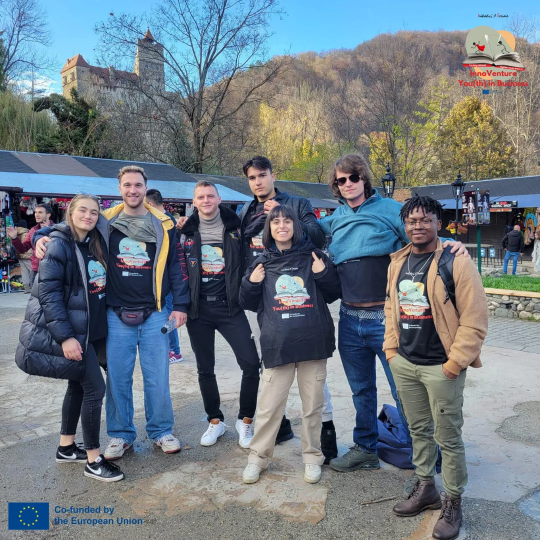
#> input picture assets/images/ais/A1.webp, 1080 x 1080 px (shown at 1/2 size); its folder holds only this picture in this run
$ python optimize-images.py
#> lines starting #> are read from the running program, lines starting #| are printed output that depends on the picture
"""
Creates small, fast WebP copies of the photos for phones and tablets.

The original files are never changed, renamed or moved. Copies are written to
assets/images/opt/ as <name>-480.webp and <name>-800.webp and are used through
`srcset` in the HTML, so the browser picks the right size automatically.

After replacing a photo in assets/images/ais/ (keep the same file name), run:
    python tools/optimize-images.py
"""
from pathlib import Path
from PIL import Image

ROOT = Path(__file__).resolve().parent.parent
SOURCES = [ROOT / "assets/images/ais", ROOT / "assets/images/banners-user"]
OUT = ROOT / "assets/images/opt"
WIDTHS = (480, 800)

OUT.mkdir(parents=True, exist_ok=True)
for folder in SOURCES:
    for src in sorted(folder.iterdir()):
        if src.suffix.lower() not in (".webp", ".jpg", ".jpeg", ".png") or src.name.startswith("logo"):
            continue
        with Image.open(src) as im:
#> im is the input picture: PIL image 1080x1080 RGB; mean R, G, B 110.7, 121.7, 130.4
            im = im.convert("RGB")
            for w in WIDTHS:
                if im.width <= w:
                    continue
                h = round(im.height * w / im.width)
                dst = OUT / f"{src.stem}-{w}.webp"
                im.resize((w, h), Image.LANCZOS).save(dst, "WEBP", quality=78, method=6)
                print(f"{dst.relative_to(ROOT)}  {dst.stat().st_size // 1024} KB")
#> this loop made 2 passes
#> pass 1, `im.resize((w, h), Image.LANCZOS).save(dst, "WEBP", quality=78, method=6)`:
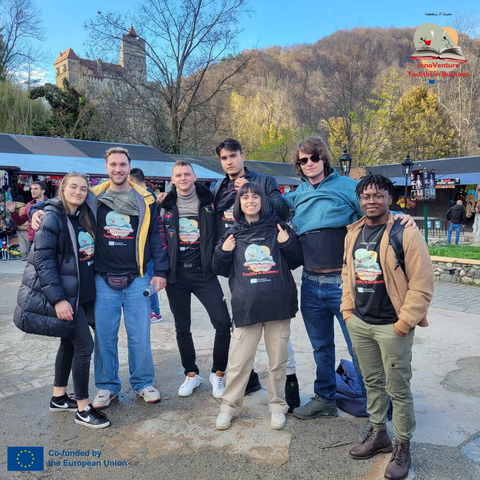
#> saved as A1-480.webp: PIL image 480x480 RGB; mean R, G, B 110.7, 121.7, 130.4
#> pass 2, `im.resize((w, h), Image.LANCZOS).save(dst, "WEBP", quality=78, method=6)`:
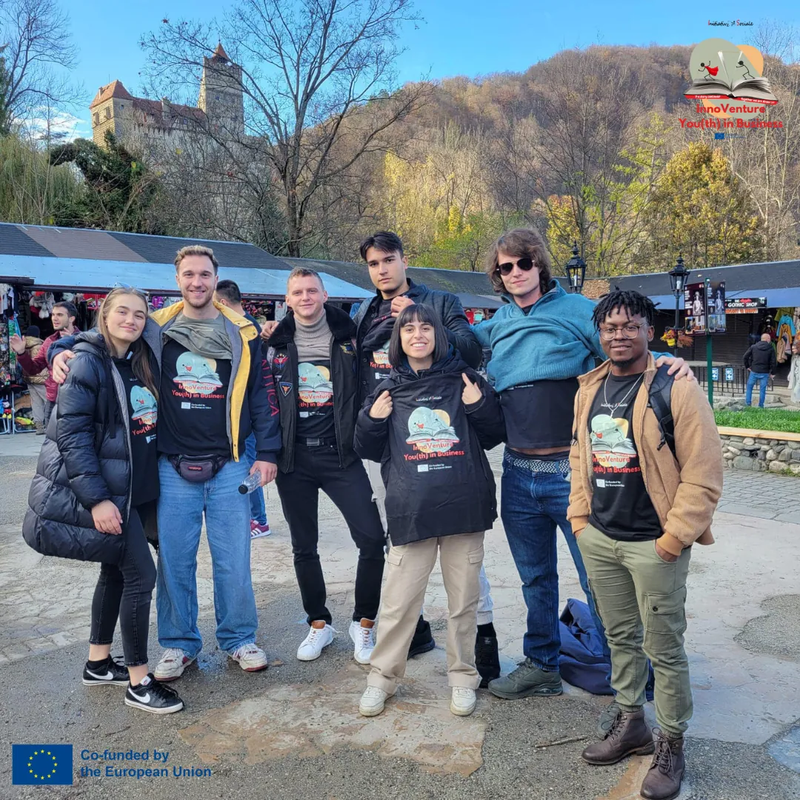
#> saved as A1-800.webp: PIL image 800x800 RGB; mean R, G, B 110.7, 121.7, 130.4
#> (the run stopped early here; a loop or call above may not have finished)
